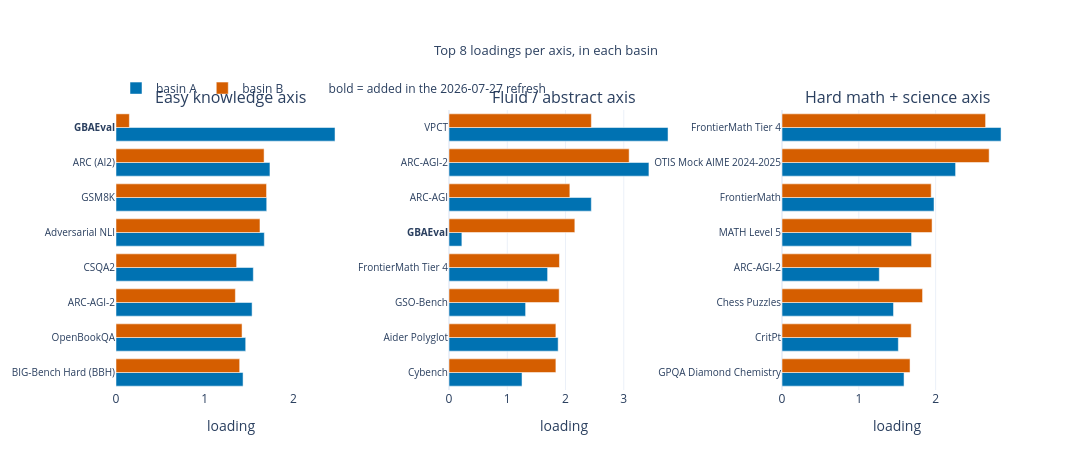

Notebook source saved alongside this figure:
### Markdown cell above
### 5 · What the two modes actually say.
GBAEval is the easy-knowledge axis in basin A and moves onto the fluid axis in basin B. VPCT and Cybench move the other way.

### Code cell
fig = make_subplots(rows=1, cols=K, horizontal_spacing=0.115,
                    subplot_titles=[f"{AXIS[k]} axis" for k in range(K)])
for col, k in enumerate(range(K), 1):
    sel = np.argsort(-np.maximum(A_A[:, k], A_B[:, k]))[:8][::-1]
    names = [f"<b>{benches[i]}</b>" if benches[i] in NEW else benches[i] for i in sel]
    for tag, vals, colr in [("basin A", A_A[sel, k], C["blue"]), ("basin B", A_B[sel, k], C["verm"])]:
        fig.add_trace(go.Bar(x=vals, y=names, orientation="h", name=tag, legendgroup=tag,
                             showlegend=col == 1, marker_color=colr,
                             hovertemplate="%{y}: %{x:.2f}<extra></extra>"), row=1, col=col)
    fig.update_xaxes(title_text="loading", range=[0, 1.05 * max(A_A[:, k].max(), A_B[:, k].max())],
                     row=1, col=col)
    fig.update_yaxes(tickfont=dict(size=10), row=1, col=col)
fig.add_trace(go.Bar(x=[None], y=[None], marker_color="rgba(0,0,0,0)",
                     name="bold = added in the 2026-07-27 refresh"), row=1, col=1)
fig.update_layout(title="Top 8 loadings per axis, in each basin",
                  height=470, width=1220, barmode="group", bargap=0.22,
                  legend=dict(orientation="h", y=1.13), margin=dict(t=110))
show(fig, "p5_mode_loadings")

### Figure 1 — Plotly figure (JSON) as saved in the notebook; plotly's stock layout.template omitted (floating-point values rounded to 4 significant figures)
{"data": [{"hovertemplate": "%{y}: %{x:.2f}<extra></extra>", "legendgroup": "basin A", "marker": {"color": "#0072B2"}, "name": "basin A", "orientation": "h", "showlegend": true, "type": "bar", "x": [1.433, 1.462, 1.534, 1.548, 1.672, 1.699, 1.736, 2.469], "xaxis": "x", "y": ["BIG-Bench Hard (BBH)", "OpenBookQA", "ARC-AGI-2", "CSQA2", "Adversarial NLI", "GSM8K", "ARC (AI2)", "<b>GBAEval</b>"], "yaxis": "y"}, {"hovertemplate": "%{y}: %{x:.2f}<extra></extra>", "legendgroup": "basin B", "marker": {"color": "#D55E00"}, "name": "basin B", "orientation": "h", "showlegend": true, "type": "bar", "x": [1.394, 1.421, 1.346, 1.36, 1.623, 1.697, 1.67, 0.1506], "xaxis": "x", "y": ["BIG-Bench Hard (BBH)", "OpenBookQA", "ARC-AGI-2", "CSQA2", "Adversarial NLI", "GSM8K", "ARC (AI2)", "<b>GBAEval</b>"], "yaxis": "y"}, {"hovertemplate": "%{y}: %{x:.2f}<extra></extra>", "legendgroup": "basin A", "marker": {"color": "#0072B2"}, "name": "basin A", "orientation": "h", "showlegend": false, "type": "bar", "x": [1.253, 1.873, 1.315, 1.692, 0.2208, 2.443, 3.432, 3.76], "xaxis": "x2", "y": ["Cybench", "Aider Polyglot", "GSO-Bench", "FrontierMath Tier 4", "<b>GBAEval</b>", "ARC-AGI", "ARC-AGI-2", "VPCT"], "yaxis": "y2"}, {"hovertemplate": "%{y}: %{x:.2f}<extra></extra>", "legendgroup": "basin B", "marker": {"color": "#D55E00"}, "name": "basin B", "orientation": "h", "showlegend": false, "type": "bar", "x": [1.834, 1.835, 1.891, 1.896, 2.16, 2.074, 3.092, 2.443], "xaxis": "x2", "y": ["Cybench", "Aider Polyglot", "GSO-Bench", "FrontierMath Tier 4", "<b>GBAEval</b>", "ARC-AGI", "ARC-AGI-2", "VPCT"], "yaxis": "y2"}, {"hovertemplate": "%{y}: %{x:.2f}<extra></extra>", "legendgroup": "basin A", "marker": {"color": "#0072B2"}, "name": "basin A", "orientation": "h", "showlegend": false, "type": "bar", "x": [1.589, 1.514, 1.452, 1.267, 1.687, 1.979, 2.26, 2.852], "xaxis": "x3", "y": ["GPQA Diamond Chemistry", "CritPt", "Chess Puzzles", "ARC-AGI-2", "MATH Level 5", "FrontierMath", "OTIS Mock AIME 2024-2025", "FrontierMath Tier 4"], "yaxis": "y3"}, {"hovertemplate": "%{y}: %{x:.2f}<extra></extra>", "legendgroup": "basin B", "marker": {"color": "#D55E00"}, "name": "basin B", "orientation": "h", "showlegend": false, "type": "bar", "x": [1.667, 1.682, 1.83, 1.944, 1.954, 1.942, 2.697, 2.651], "xaxis": "x3", "y": ["GPQA Diamond Chemistry", "CritPt", "Chess Puzzles", "ARC-AGI-2", "MATH Level 5", "FrontierMath", "OTIS Mock AIME 2024-2025", "FrontierMath Tier 4"], "yaxis": "y3"}, {"marker": {"color": "rgba(0,0,0,0)"}, "name": "bold = added in the 2026-07-27 refresh", "type": "bar", "x": [null], "xaxis": "x", "y": [null], "yaxis": "y"}], "layout": {"annotations": [{"font": {"size": 16}, "showarrow": false, "text": "Easy knowledge axis", "x": 0.1283, "xanchor": "center", "xref": "paper", "y": 1.0, "yanchor": "bottom", "yref": "paper"}, {"font": {"size": 16}, "showarrow": false, "text": "Fluid / abstract axis", "x": 0.5, "xanchor": "center", "xref": "paper", "y": 1.0, "yanchor": "bottom", "yref": "paper"}, {"font": {"size": 16}, "showarrow": false, "text": "Hard math + science axis", "x": 0.8717, "xanchor": "center", "xref": "paper", "y": 1.0, "yanchor": "bottom", "yref": "paper"}], "bargap": 0.22, "barmode": "group", "height": 470, "legend": {"orientation": "h", "y": 1.13}, "margin": {"t": 110}, "title": {"font": {"size": 13}, "text": "Top 8 loadings per axis, in each basin", "x": 0.5}, "width": 1220, "xaxis": {"anchor": "y", "domain": [0.0, 0.2567], "range": [0, 2.593], "title": {"text": "loading"}}, "xaxis2": {"anchor": "y2", "domain": [0.3717, 0.6283], "range": [0, 3.948], "title": {"text": "loading"}}, "xaxis3": {"anchor": "y3", "domain": [0.7433, 1.0], "range": [0, 2.994], "title": {"text": "loading"}}, "yaxis": {"anchor": "x", "domain": [0.0, 1.0], "tickfont": {"size": 10}}, "yaxis2": {"anchor": "x2", "domain": [0.0, 1.0], "tickfont": {"size": 10}}, "yaxis3": {"anchor": "x3", "domain": [0.0, 1.0], "tickfont": {"size": 10}}}}
